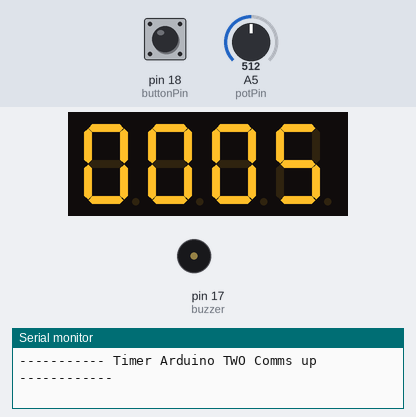
The sketch below on a simulated Arduino Uno, built with avr-gcc and run on an emulated ATmega328P. On the bench: 4-digit seven-segment display, buzzer (waves = sounding, pin HIGH), the last lines printed to the serial monitor. Wiring (inferred from the names in the program): 4-digit 7-segment display, segments lit when HIGH: segments pin 2, pin 3, pin 4, pin 5, pin 6, pin 7, pin 8; digit selects pin 10, pin 11, pin 12, pin 13. The test bench sets the inputs (shaded band); at power-on: A5 (potPin) = 512, pin 18 (buttonPin) HIGH. The segment pins are drawn as the display they are named for; pins used as bus, display or sensor lines are not drawn.

Above: at 1.2 s.
1.3 s: A5 (potPin) set to 716
At 1.39 s:
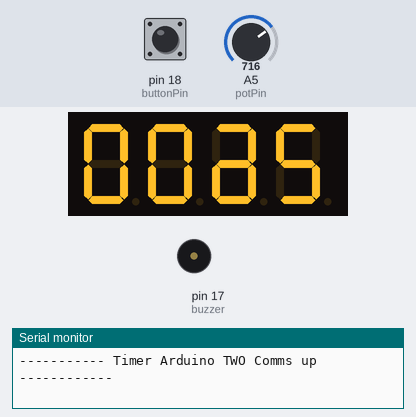
3.0 s: A5 (potPin) set to 511
At 3.28 s:
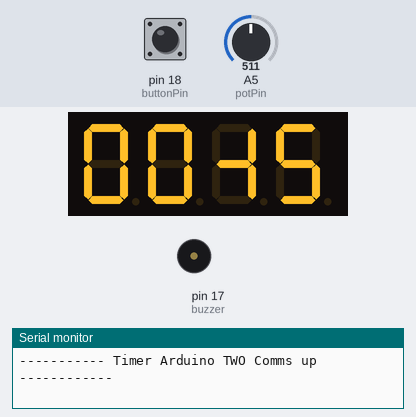
4.8 s: A5 (potPin) set to 240
At 5.05 s:
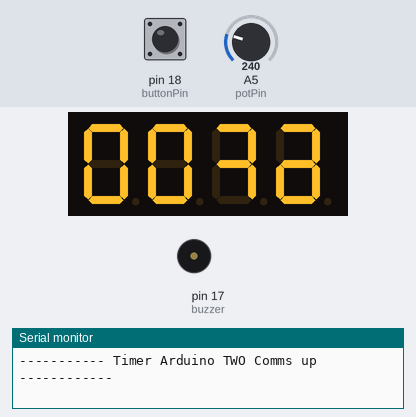
6.6 s: pin 18 (buttonPin) pulled LOW for 0.15 s
At 8.2 s:
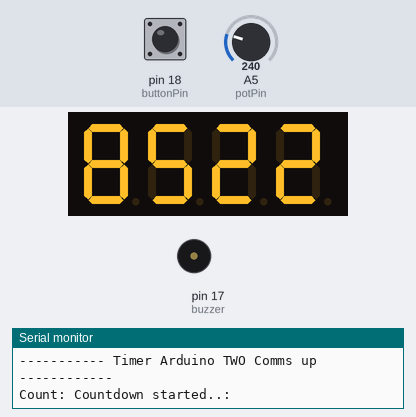
Timing chart, 0 to 9.7 s (numbered marks = the images above; inputs shaded):
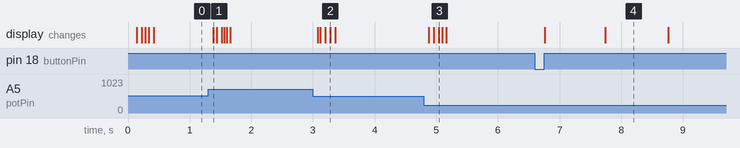

The sketch:

timer_arduino_two.ino
```cpp
//******************* HEADER *********************
/*
  Name : Timer_arduino_two
  Title: Countdown Timer, arduino based.
  Desc: Countdown Timer: 1-99 minutes. Output(mm:ss)
  to 4-digit seven segment display(SMA420564) and Buzzer.
  Push button start. Time select via potentiometer input
  Author: Gavin Lyons
  URL:https://github.com/gavinlyonsrepo/timer_arduino_two
*/

//******************** GLOBALS ********************

//buzzer the pin of the active buzzer A3
int buzzer = 17;

// Button pin , A4
#define buttonPin 18
int buttonState;             // the current reading from the input pin
int lastButtonState = HIGH;   // the previous reading from the input pin
// the following variables are unsigned longs because the time, measured in
// milliseconds, will quickly become a bigger number than can be stored in an int.
unsigned long lastDebounceTime = 0;  // the last time the output pin was toggled
unsigned long debounceDelay = 50;    // the debounce time; increase if the output flickers
int count_start = 0;

// vars for timer calculations
#define numberOfSeconds(_time_) ((_time_ / 1000) % 60)
#define numberOfMinutes(_time_) ((_time_ / 1000) / 60)
// hold time selected in ms.
unsigned long timeLimit = 0;

//pot pin Analog A5
int potPin = A5;
// Varibles to Sample and smooth the A0 input from pot to reduce gitter on display
// Define the number of samples to keep track of. The higher the number, the
const int numReadings = 15;
int readings[numReadings];      // the readings from the analog input
int readIndex = 0;              // the index of the current reading
int total = 0;                  // the running total

//the pins of 4-digit 7-segment display attach to pin2-13 respectively
int ledPins[] = { 2, 3, 4, 5, 6, 7, 8}; // an array of pin numbers to which LEDs of the segments are attached
// Four pins to connect to four digits.
int d4 = 10;
int d3 = 11;
int d2 = 12;
int d1 = 13;
int del = 5; //timing delay for 7-seg display adjust


//************************ SETUP ************************
void setup() {

  // Setup serial
  Serial.begin(9600);
  delay(50);
  Serial.println("----------- Timer Arduino TWO Comms up ------------");

  // button setup
  // Setup pins for push button enable internal pull-up resistors
  digitalWrite(buttonPin, HIGH);

  //buzzer setup
  pinMode(buzzer, OUTPUT);
  digitalWrite(buzzer, LOW);


  // initialize all the readings in array to 0(array used to stablize pot readings):
  for (int thisReading = 0; thisReading < numReadings; thisReading++) {
    readings[thisReading] = 0;
  }

   //seven segment setup
   //set all the pins of the LED display as output
  pinMode(d1, OUTPUT);
  pinMode(d2, OUTPUT);
  pinMode(d3, OUTPUT);
  pinMode(d4, OUTPUT);
  for (int thisPin = 0; thisPin < 7; thisPin++)
    {
       //  Serial.println(thisPin);
        pinMode(ledPins[thisPin], OUTPUT);
    }
}

//******************* MAIN LOOP *****************
void loop() {
  // read the pot
  if (count_start == 0)
  {
    potRead();
  }

  // read and debounce push button.
  int reading = digitalRead(buttonPin);
  // If the switch changed?
  if (reading != lastButtonState) {
    // reset the debouncing timer
    lastDebounceTime = millis();
  }

  if ((millis() - lastDebounceTime) > debounceDelay) {
    // if the button state has changed:
    if (reading != buttonState) {
      buttonState = reading;
      // start timer if the new button state is low
      if (buttonState == LOW) {
        TestButton();
      }
    }
  }

  // save the reading.
  lastButtonState = reading;
  delay(1);
}

// ********************* FUNCTIONS *************************

// TestButton:  Function to handle button press
void TestButton()
{
  Serial.print("Count: ");
  //Serial.println(count_start);
  count_start ++;
  if (count_start == 1)
  {
    countdown();
    my_buzzer();
  }
}

// potRead: Function to read analog pin connected to pot and display it in 7-seg
// includes smoothing the analog sample by taking avergae of 15 readings
void potRead()
{
  unsigned long average = 0;
  // subtract the last reading:
  total = total - readings[readIndex];
  readings[readIndex] = map(analogRead(potPin), 0, 1023, 1, 99);
  // increment total and array
  total = total + readings[readIndex];
  readIndex = readIndex + 1;
  // check for end of array, wrap to start if yes
  if (readIndex >= numReadings) {
    readIndex = 0;
  }
  average = total / numReadings;

  timeLimit = ((average * 60) * 1000);
  //Serial.println(average); debug
  Display_time(0,int(average));
  //delay(5);
}

//my_buzzer: function to switch on buzzer and display "0" on 7-seg
void my_buzzer (void)
{
  unsigned char i;
  unsigned char j;
  Display_time(0,0);
  // run  buzzer for a few minutes.
  for (j = 0; j < 250; j++)
  {
    //output an frequency
    for (i = 0; i < 100; i++)
    {
      digitalWrite(buzzer, HIGH);
      delay(1);//wait for 1ms
      digitalWrite(buzzer, LOW);
      delay(1);//wait for 1ms
    }
    //output another frequency
    for (i = 0; i < 100; i++)
    {
      digitalWrite(buzzer, HIGH);
      delay(2);//wait for 2ms
      digitalWrite(buzzer, LOW);
      delay(2);//wait for 2ms
    }

  }
   digitalWrite(buzzer, LOW);
   clearLEDs();
   while(1)
   {
      __asm__("nop\n\t"); // Finished , loop until hard  reset by user
   }
}

// countdown: function to handle and display the countdown time
void countdown() {
  // Calculate the time remaining
  unsigned long  runTime = 0;
  //Serial.println(timeLimit); debug
  runTime = millis();
  unsigned long timeRemaining = timeLimit - (millis() - runTime);
  Serial.println("Countdown started..: ");
  // Serial.println(timeRemaining); debug
  while (timeRemaining > 50 )
  {
    // To display the countdown in mm:ss format, separate the parts
    int seconds = numberOfSeconds(timeRemaining);
    int minutes = numberOfMinutes(timeRemaining);
    // Serial.println(timeRemaining); debug
    Display_time(seconds,minutes);
    // Update the time remaining
    timeRemaining = timeLimit - (millis() - runTime);
  }
  Serial.println("Countdown Finshed..: ");
}

//Function : Display_time : display the time to 7-seg
 void Display_time(int seconds, int minutes)
 {

  clearLEDs();//clear the 7-segment display screen
  pickDigit(0);//Light up 7-segment display d1
  pickNumber((minutes/10%10));
  delay(del);

  clearLEDs();//clear the 7-segment display screen
  pickDigit(1);//Light up 7-segment display d2
  pickNumber(minutes%10);
  delay(del);

  clearLEDs();//clear the 7-segment display screen
  pickDigit(2);//Light up 7-segment display d3
  pickNumber((seconds/10)%10);
  delay(del);

  clearLEDs();//clear the 7-segment display screen
  pickDigit(3);//Light up 7-segment display d4
  pickNumber(seconds%10);
  delay(del);
 }

//Function to select each digit of seven seg individually
 void pickDigit(int x)
{
  //The 7-segment LED display is a common-cathode one.
  // digitalWrite set d1 as high and the LED will go out
  digitalWrite(d1, HIGH);
  digitalWrite(d2, HIGH);
  digitalWrite(d3, HIGH);
  digitalWrite(d4, HIGH);

  switch(x)
  {
    case 0:
    digitalWrite(d1, LOW);//Light d1 up
    break;
    case 1:
    digitalWrite(d2, LOW); //Light d2 up
    break;
    case 2:
    digitalWrite(d3, LOW); //Light d3 up
    break;
    default:
    digitalWrite(d4, LOW); //Light d4 up
    break;
  }
}

//Function to set all LEDS low on seven segment
void clearLEDs() //clear the 7-segment display screen
{
    for (int thisPin = 0; thisPin < 7; thisPin++)
    {

        digitalWrite(ledPins[thisPin], LOW);
    }
}

//Function to Display number data pattern on each 7-seg digit, is
//passed digit to display
void pickNumber(int digitnumber)
{
    uint8_t data[10] = {0x3F,0x06,0x5B,0x4F,0x66,0x6D,0x7D,0x07,0x7F,0x67}; //array holds 1-10 pattern
    //example display zero = 0x3f =  0b0111111 mapped to pins gfedcba on seven segment.
    int data1;
    // Loop thru LED array and bitshift the data pattern
    //of passed digit and AND mask it and then apply it to LED array.
    for (int thisPin = 0; thisPin < 7; thisPin++)
    {
         data1 = (data[digitnumber] >> thisPin) & 0x01;
         if (data1 == 1)
         {
            digitalWrite(ledPins[thisPin], HIGH);
         }
         else if (data1 == 0)
         {
            digitalWrite(ledPins[thisPin], LOW);
         }
    }
}
//******************* EOF *****************
```

Measured:
- after the input at 1.3 s, the display: changes after 0.08 s (image 1)
- after the input at 3.0 s, the display: first changes after 0.08 s (image 2 shows a later state)
- after the input at 4.8 s, the display: first changes after 0.08 s (image 3 shows a later state)
- after the input at 6.6 s, the display: first changes after 0.16 s (image 4 shows a later state)
- what the display in image 4 shows lasts 1.1 s, from 7.7 s to 8.8 s
